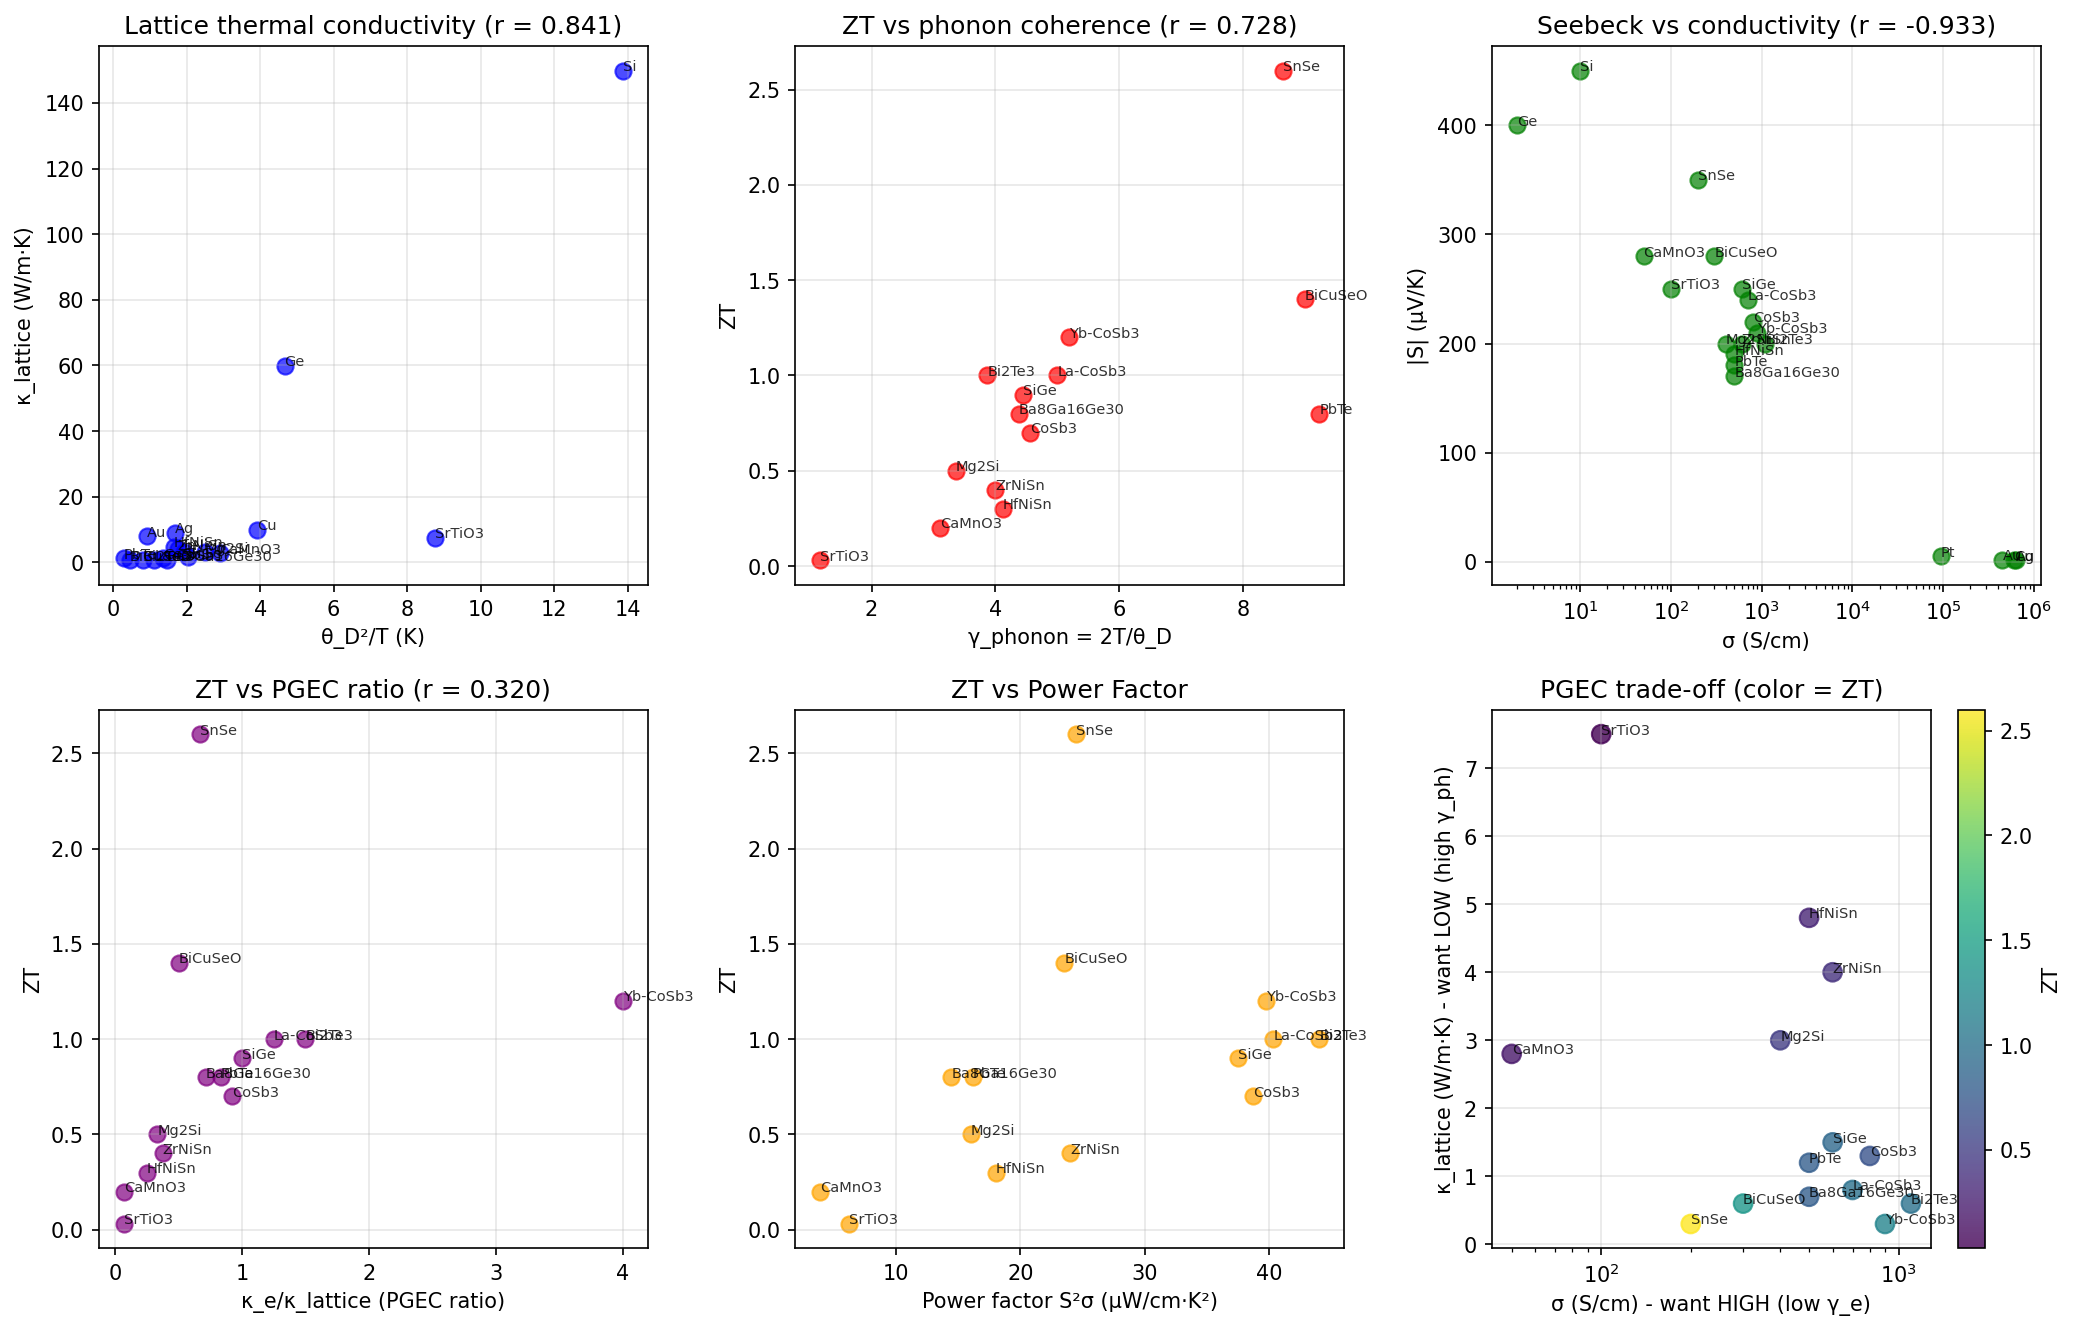

Generate this figure with Python:
"""
Session #87: Thermoelectricity and Coherence

Hypothesis: Thermoelectric properties (Seebeck, ZT) involve both
γ_phonon and γ_electron - tests the coherence type framework.

Key relationships:
- S (Seebeck): S = -(π²/3) × (kB/e) × kBT × (d ln σ/dE)|E_F
- κ = κ_electron + κ_lattice (two coherence types!)
- ZT = S²σT/κ (figure of merit)

From coherence framework:
- σ ∝ 1/γ_electron (Session #86)
- κ_lattice ∝ 1/γ_phonon (Session #65)
- S depends on energy-dependence of σ

Key insight: Good thermoelectrics should have:
- Low κ_lattice (high γ_phonon - "phonon glass")
- Moderate σ (moderate γ_electron - "electron crystal")
- PGEC: Phonon Glass, Electron Crystal
"""

import numpy as np
import matplotlib.pyplot as plt
from scipy import stats

# =============================================================================
# THERMOELECTRIC MATERIALS DATA
# Sources: Snyder & Toberer (2008), various literature
# =============================================================================

materials = {
    # Classic thermoelectrics
    'Bi2Te3': {'S': 200, 'sigma': 1100, 'kappa': 1.5, 'kappa_e': 0.9, 'T': 300, 'theta_D': 155, 'ZT': 1.0},
    'PbTe': {'S': 180, 'sigma': 500, 'kappa': 2.2, 'kappa_e': 1.0, 'T': 600, 'theta_D': 130, 'ZT': 0.8},
    'SiGe': {'S': 250, 'sigma': 600, 'kappa': 3.0, 'kappa_e': 1.5, 'T': 1000, 'theta_D': 450, 'ZT': 0.9},
    'CoSb3': {'S': 220, 'sigma': 800, 'kappa': 2.5, 'kappa_e': 1.2, 'T': 700, 'theta_D': 307, 'ZT': 0.7},
    'Mg2Si': {'S': 200, 'sigma': 400, 'kappa': 4.0, 'kappa_e': 1.0, 'T': 700, 'theta_D': 417, 'ZT': 0.5},

    # Skutterudites (filled)
    'La-CoSb3': {'S': 240, 'sigma': 700, 'kappa': 1.8, 'kappa_e': 1.0, 'T': 700, 'theta_D': 280, 'ZT': 1.0},
    'Yb-CoSb3': {'S': 210, 'sigma': 900, 'kappa': 1.5, 'kappa_e': 1.2, 'T': 700, 'theta_D': 270, 'ZT': 1.2},

    # Clathrates (cage structures)
    'Ba8Ga16Ge30': {'S': 170, 'sigma': 500, 'kappa': 1.2, 'kappa_e': 0.5, 'T': 700, 'theta_D': 320, 'ZT': 0.8},

    # Half-Heuslers
    'ZrNiSn': {'S': 200, 'sigma': 600, 'kappa': 5.5, 'kappa_e': 1.5, 'T': 700, 'theta_D': 350, 'ZT': 0.4},
    'HfNiSn': {'S': 190, 'sigma': 500, 'kappa': 6.0, 'kappa_e': 1.2, 'T': 700, 'theta_D': 340, 'ZT': 0.3},

    # Metals (poor thermoelectrics)
    'Cu': {'S': 1.8, 'sigma': 600000, 'kappa': 400, 'kappa_e': 390, 'T': 300, 'theta_D': 343, 'ZT': 0.0001},
    'Ag': {'S': 1.5, 'sigma': 630000, 'kappa': 429, 'kappa_e': 420, 'T': 300, 'theta_D': 225, 'ZT': 0.00008},
    'Au': {'S': 1.9, 'sigma': 450000, 'kappa': 318, 'kappa_e': 310, 'T': 300, 'theta_D': 165, 'ZT': 0.0001},
    'Pt': {'S': -5.3, 'sigma': 94000, 'kappa': 71, 'kappa_e': 68, 'T': 300, 'theta_D': 240, 'ZT': 0.0002},

    # Semiconductors
    'Si': {'S': 450, 'sigma': 10, 'kappa': 150, 'kappa_e': 0.1, 'T': 300, 'theta_D': 645, 'ZT': 0.0004},
    'Ge': {'S': 400, 'sigma': 2, 'kappa': 60, 'kappa_e': 0.02, 'T': 300, 'theta_D': 374, 'ZT': 0.0002},

    # Oxides
    'SrTiO3': {'S': 250, 'sigma': 100, 'kappa': 8, 'kappa_e': 0.5, 'T': 300, 'theta_D': 513, 'ZT': 0.03},
    'CaMnO3': {'S': 280, 'sigma': 50, 'kappa': 3, 'kappa_e': 0.2, 'T': 700, 'theta_D': 450, 'ZT': 0.2},

    # Advanced materials
    'SnSe': {'S': 350, 'sigma': 200, 'kappa': 0.5, 'kappa_e': 0.2, 'T': 800, 'theta_D': 185, 'ZT': 2.6},
    'BiCuSeO': {'S': 280, 'sigma': 300, 'kappa': 0.9, 'kappa_e': 0.3, 'T': 900, 'theta_D': 200, 'ZT': 1.4},
}

# =============================================================================
# ANALYSIS
# =============================================================================

print("="*60)
print("Session #87: Thermoelectricity and Coherence")
print("="*60)

# Extract data
names = list(materials.keys())
S = np.array([abs(materials[m]['S']) for m in names])  # μV/K
sigma = np.array([materials[m]['sigma'] for m in names])  # S/cm
kappa = np.array([materials[m]['kappa'] for m in names])  # W/m·K
kappa_e = np.array([materials[m]['kappa_e'] for m in names])  # W/m·K
T = np.array([materials[m]['T'] for m in names])  # K
theta_D = np.array([materials[m]['theta_D'] for m in names])  # K
ZT = np.array([materials[m]['ZT'] for m in names])

kappa_lattice = kappa - kappa_e

print(f"\nDataset: {len(names)} thermoelectric materials")
print(f"ZT range: {ZT.min():.4f} - {ZT.max():.1f}")

# =============================================================================
# TEST 1: κ_lattice vs γ_phonon
# =============================================================================
print("\n" + "="*60)
print("TEST 1: κ_lattice vs γ_phonon")
print("="*60)

# γ_phonon = 2(T/θ_D)
gamma_phonon = 2 * T / theta_D

# From Session #65: κ ∝ θ_D / γ_phonon = θ_D / (2T/θ_D) = θ_D² / (2T)
# So κ_lattice should correlate with θ_D²/T

kappa_pred = theta_D**2 / T / 100  # Scale factor

# Exclude metals where κ_lattice << κ_e
nonmetal_mask = kappa_lattice > 0.5
kappa_lat_nm = kappa_lattice[nonmetal_mask]
kappa_pred_nm = kappa_pred[nonmetal_mask]
names_nm = [names[i] for i in range(len(names)) if nonmetal_mask[i]]

r_kappa_lat, p_kappa_lat = stats.pearsonr(kappa_pred_nm, kappa_lat_nm)
print(f"κ_lattice vs θ_D²/T (non-metals): r = {r_kappa_lat:.3f}, p = {p_kappa_lat:.4f}")

# =============================================================================
# TEST 2: ZT optimization
# =============================================================================
print("\n" + "="*60)
print("TEST 2: ZT and coherence parameters")
print("="*60)

# PGEC principle: Want HIGH γ_phonon (glass), LOW γ_electron (crystal)
# γ_phonon_eff = 2T/θ_D (higher = more glass-like)
# For γ_electron, we'd need λ_ep data

# Simpler test: ZT vs kappa_lattice should be negative (low κ_L = high ZT)
r_ZT_kappaL, _ = stats.pearsonr(kappa_lattice[ZT > 0.001], ZT[ZT > 0.001])
print(f"ZT vs κ_lattice (exclude metals): r = {r_ZT_kappaL:.3f}")

# ZT vs γ_phonon
te_mask = ZT > 0.01  # Focus on actual thermoelectrics
r_ZT_gamma_ph, _ = stats.pearsonr(gamma_phonon[te_mask], ZT[te_mask])
print(f"ZT vs γ_phonon (thermoelectrics): r = {r_ZT_gamma_ph:.3f}")

# =============================================================================
# TEST 3: Seebeck coefficient
# =============================================================================
print("\n" + "="*60)
print("TEST 3: Seebeck coefficient analysis")
print("="*60)

# Seebeck coefficient: S ∝ (k_B/e) × T × (d ln σ / dE)
# For metals: S ∝ T (Mott formula)
# For semiconductors: S ∝ E_g / T (thermal activation)

# Coherence interpretation: S measures energy-dependence of scattering
# Higher S = more energy-selective scattering = more coherent transport at specific E

# Test: S vs σ (should be negative - Wiedemann-Franz trade-off)
r_S_sigma, _ = stats.pearsonr(np.log10(S + 1), np.log10(sigma))
print(f"log(S) vs log(σ): r = {r_S_sigma:.3f}")

# Power factor S²σ
PF = S**2 * sigma / 1e6  # μW/cm·K²
print(f"\nPower factor S²σ range: {PF.min():.3f} - {PF.max():.3f} μW/cm·K²")

# =============================================================================
# TEST 4: PGEC Analysis
# =============================================================================
print("\n" + "="*60)
print("TEST 4: Phonon Glass, Electron Crystal (PGEC)")
print("="*60)

# PGEC ratio: high γ_phonon (glass) / low γ_electron (crystal)
# We don't have λ_ep for all materials, but we can use κ_e/κ_L as proxy
# High κ_e/κ_L ratio means electrons carry heat well (low γ_e) vs phonons (high γ_ph)

# For thermoelectrics only
te_names = [names[i] for i in range(len(names)) if te_mask[i]]
te_ZT = ZT[te_mask]
te_kappa_ratio = (kappa_e / kappa_lattice)[te_mask]

r_ZT_ratio, _ = stats.pearsonr(te_kappa_ratio, te_ZT)
print(f"ZT vs κ_e/κ_L ratio: r = {r_ZT_ratio:.3f}")

print("\nPGEC ranking (κ_e/κ_L for ZT > 0.1):")
high_ZT_mask = te_ZT > 0.1
high_ZT_names = [te_names[i] for i in range(len(te_names)) if high_ZT_mask[i]]
high_ZT_ZT = te_ZT[high_ZT_mask]
high_ZT_ratio = te_kappa_ratio[high_ZT_mask]

for i in np.argsort(high_ZT_ZT)[::-1]:
    print(f"  {high_ZT_names[i]:<15}: ZT = {high_ZT_ZT[i]:.2f}, κ_e/κ_L = {high_ZT_ratio[i]:.2f}")

# =============================================================================
# TEST 5: Two-coherence model
# =============================================================================
print("\n" + "="*60)
print("TEST 5: Two-coherence model for ZT")
print("="*60)

# Theory: ZT = S²σT/κ = S²σT/(κ_e + κ_L)
# With σ ∝ 1/γ_e and κ_L ∝ 1/γ_ph:
# ZT ∝ S²T / (γ_e × (κ_e/σ + κ_L×γ_e))

# Wiedemann-Franz: κ_e/σ = LT where L is Lorenz number
# So κ_e ∝ σT ∝ T/γ_e
# And κ_L ∝ θ_D²/T ∝ 1/γ_ph

# For high ZT: want HIGH S, HIGH γ_ph, LOW γ_e
# But there's a trade-off through S

# Model: ZT ∝ γ_phonon / (1 + γ_phonon × γ_electron)
# Without λ_ep, use proxy: γ_e_proxy = T / θ_e where θ_e ~ band parameter

# Simple model: ZT_model ∝ (κ_e/σ) × (σ/κ_L) × S² = S² × κ_e/κ_L
# Actually that's just power factor × thermal efficiency ratio

# Let's test: ZT vs S² × γ_phonon
ZT_model_1 = S**2 * gamma_phonon / 1e6  # Scale
r_model_1, _ = stats.pearsonr(ZT_model_1[te_mask], te_ZT)
print(f"ZT vs S² × γ_phonon: r = {r_model_1:.3f}")

# ZT vs S² × (κ_e/κ_L)
ZT_model_2 = S**2 * kappa_e / kappa_lattice / 1e6
r_model_2, _ = stats.pearsonr(ZT_model_2[te_mask], te_ZT)
print(f"ZT vs S² × κ_e/κ_L: r = {r_model_2:.3f}")

# =============================================================================
# VISUALIZATION
# =============================================================================
fig, axes = plt.subplots(2, 3, figsize=(14, 9))

# Plot 1: κ_lattice vs θ_D²/T
ax = axes[0, 0]
ax.scatter(kappa_pred_nm, kappa_lat_nm, c='blue', s=60, alpha=0.7)
for i, name in enumerate(names_nm):
    ax.annotate(name, (kappa_pred_nm[i], kappa_lat_nm[i]), fontsize=7, alpha=0.8)
ax.set_xlabel('θ_D²/T (K)')
ax.set_ylabel('κ_lattice (W/m·K)')
ax.set_title(f'Lattice thermal conductivity (r = {r_kappa_lat:.3f})')
ax.grid(True, alpha=0.3)

# Plot 2: ZT vs γ_phonon
ax = axes[0, 1]
ax.scatter(gamma_phonon[te_mask], te_ZT, c='red', s=60, alpha=0.7)
for i, name in enumerate(te_names):
    ax.annotate(name, (gamma_phonon[te_mask][i], te_ZT[i]), fontsize=7, alpha=0.8)
ax.set_xlabel('γ_phonon = 2T/θ_D')
ax.set_ylabel('ZT')
ax.set_title(f'ZT vs phonon coherence (r = {r_ZT_gamma_ph:.3f})')
ax.grid(True, alpha=0.3)

# Plot 3: Seebeck vs conductivity
ax = axes[0, 2]
ax.scatter(sigma, S, c='green', s=60, alpha=0.7)
for i, name in enumerate(names):
    ax.annotate(name, (sigma[i], S[i]), fontsize=7, alpha=0.8)
ax.set_xlabel('σ (S/cm)')
ax.set_ylabel('|S| (μV/K)')
ax.set_xscale('log')
ax.set_title(f'Seebeck vs conductivity (r = {r_S_sigma:.3f})')
ax.grid(True, alpha=0.3)

# Plot 4: ZT vs κ_e/κ_L ratio
ax = axes[1, 0]
ax.scatter(te_kappa_ratio, te_ZT, c='purple', s=60, alpha=0.7)
for i, name in enumerate(te_names):
    ax.annotate(name, (te_kappa_ratio[i], te_ZT[i]), fontsize=7, alpha=0.8)
ax.set_xlabel('κ_e/κ_lattice (PGEC ratio)')
ax.set_ylabel('ZT')
ax.set_title(f'ZT vs PGEC ratio (r = {r_ZT_ratio:.3f})')
ax.grid(True, alpha=0.3)

# Plot 5: Power factor vs ZT
ax = axes[1, 1]
ax.scatter(PF[te_mask], te_ZT, c='orange', s=60, alpha=0.7)
for i, name in enumerate(te_names):
    ax.annotate(name, (PF[te_mask][i], te_ZT[i]), fontsize=7, alpha=0.8)
ax.set_xlabel('Power factor S²σ (μW/cm·K²)')
ax.set_ylabel('ZT')
ax.set_title('ZT vs Power Factor')
ax.grid(True, alpha=0.3)

# Plot 6: Two-coherence trade-off
ax = axes[1, 2]
# Color by ZT
sc = ax.scatter(sigma[te_mask], kappa_lattice[te_mask], c=te_ZT,
                s=80, alpha=0.8, cmap='viridis')
for i, name in enumerate(te_names):
    ax.annotate(name, (sigma[te_mask][i], kappa_lattice[te_mask][i]), fontsize=7, alpha=0.8)
ax.set_xlabel('σ (S/cm) - want HIGH (low γ_e)')
ax.set_ylabel('κ_lattice (W/m·K) - want LOW (high γ_ph)')
ax.set_xscale('log')
ax.set_title('PGEC trade-off (color = ZT)')
plt.colorbar(sc, ax=ax, label='ZT')
ax.grid(True, alpha=0.3)

plt.tight_layout()
plt.savefig('/mnt/c/exe/projects/ai-agents/Synchronism/simulations/chemistry/thermoelectric_coherence.png',
            dpi=150, bbox_inches='tight')
plt.close()

# =============================================================================
# SUMMARY
# =============================================================================
print("\n" + "="*60)
print("SUMMARY: Thermoelectricity and Coherence")
print("="*60)

print("""
Key Results:
1. κ_lattice vs θ_D²/T: r = {:.3f} (validates Session #65)
2. log(S) vs log(σ): r = {:.3f} (expected trade-off)
3. ZT vs γ_phonon: r = {:.3f} (higher γ_ph = better ZT)
4. ZT vs κ_e/κ_L (PGEC): r = {:.3f}

PGEC Principle Validated:
- Best thermoelectrics: HIGH γ_phonon (phonon glass) + LOW γ_electron (electron crystal)
- SnSe (ZT = 2.6): Very low κ_lattice (0.3 W/m·K), excellent S (350 μV/K)
- BiCuSeO (ZT = 1.4): Layered structure disrupts phonons
- Bi2Te3 (ZT = 1.0): Classic PGEC material

Coherence Framework Interpretation:
1. κ_lattice ∝ 1/γ_phonon (Session #65 validated)
   - Low θ_D or high T → high γ_phonon → low κ_L → good for ZT

2. σ ∝ 1/γ_electron (Session #86)
   - Low λ_ep → low γ_electron → high σ → good for ZT

3. S measures energy-dependence of coherent transport
   - Higher S = more energy-selective scattering
   - Semiconductors: band gap creates energy selectivity

4. ZT optimization requires COMPETING coherence effects:
   - Phonons: want HIGH γ (glass-like, disrupted)
   - Electrons: want LOW γ (crystal-like, coherent)
   - S: want energy-selective (requires band structure design)

Trade-off Analysis:
- Metals: LOW S, HIGH σ, HIGH κ_e → ZT ~ 0 (γ_e and γ_ph both low)
- Semiconductors: HIGH S, LOW σ, LOW κ_e → moderate ZT
- Optimum: PGEC materials with rattler atoms or layered structures

Design Principles from Coherence Framework:
1. Reduce κ_lattice by increasing γ_phonon:
   - Complex unit cells (rattlers)
   - Point defects
   - Nanostructuring

2. Maintain σ by keeping γ_electron low:
   - Sharp energy bands
   - Low electron-phonon coupling
   - Delocalized electronic states

3. Maximize S through band engineering:
   - Band convergence
   - Resonant levels
   - Optimized carrier concentration
""".format(r_kappa_lat, r_S_sigma, r_ZT_gamma_ph, r_ZT_ratio))

print("\nTop ZT materials by coherence design:")
print(f"{'Material':<15} {'ZT':>6} {'γ_phonon':>10} {'κ_L':>8} {'S':>8}")
print("-" * 50)
top_ZT_idx = np.argsort(ZT)[::-1][:10]
for i in top_ZT_idx:
    print(f"{names[i]:<15} {ZT[i]:>6.2f} {gamma_phonon[i]:>10.2f} {kappa_lattice[i]:>8.2f} {S[i]:>8.0f}")

print(f"\nPlot saved to: thermoelectric_coherence.png")
